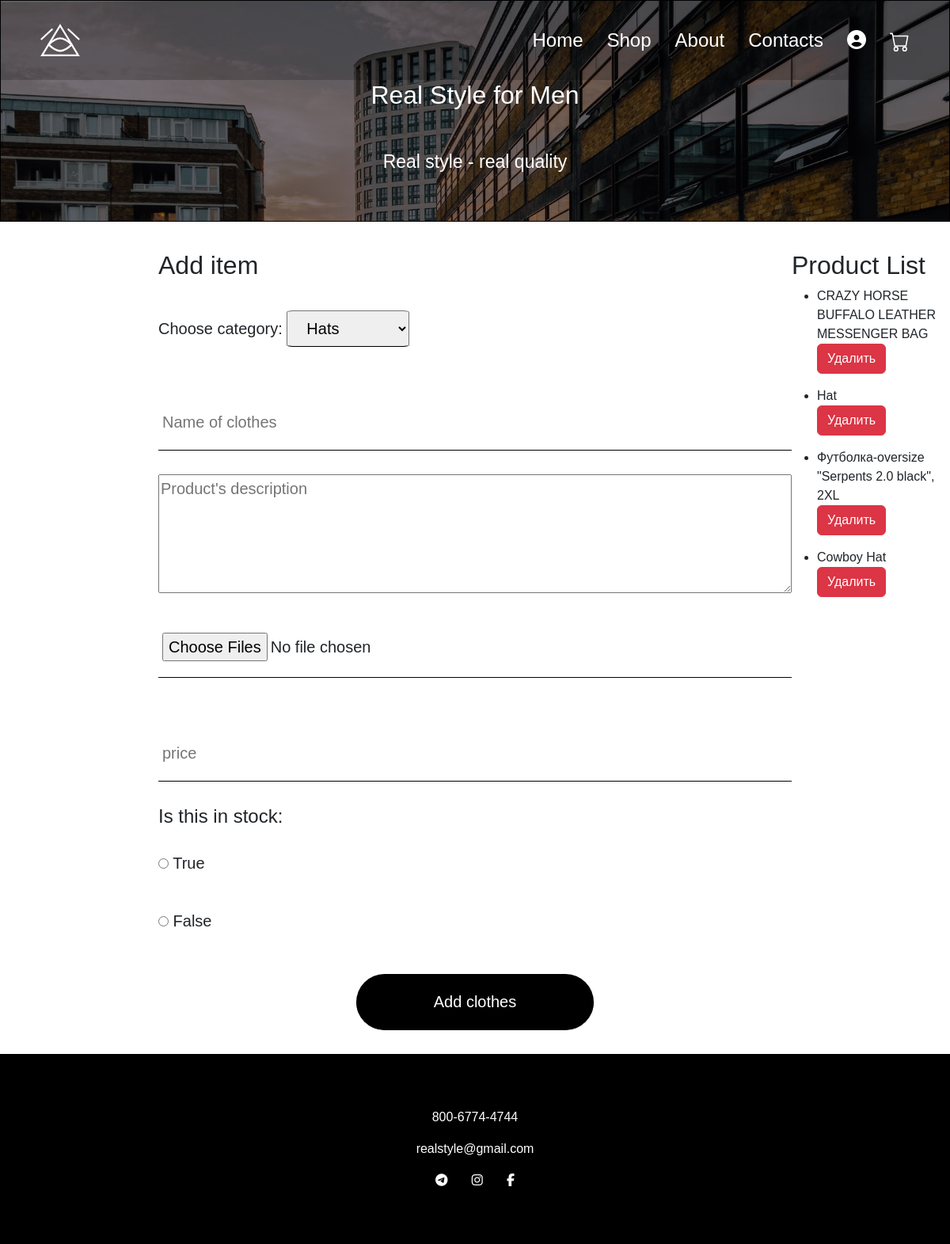
Before: /add_items with the older database file.
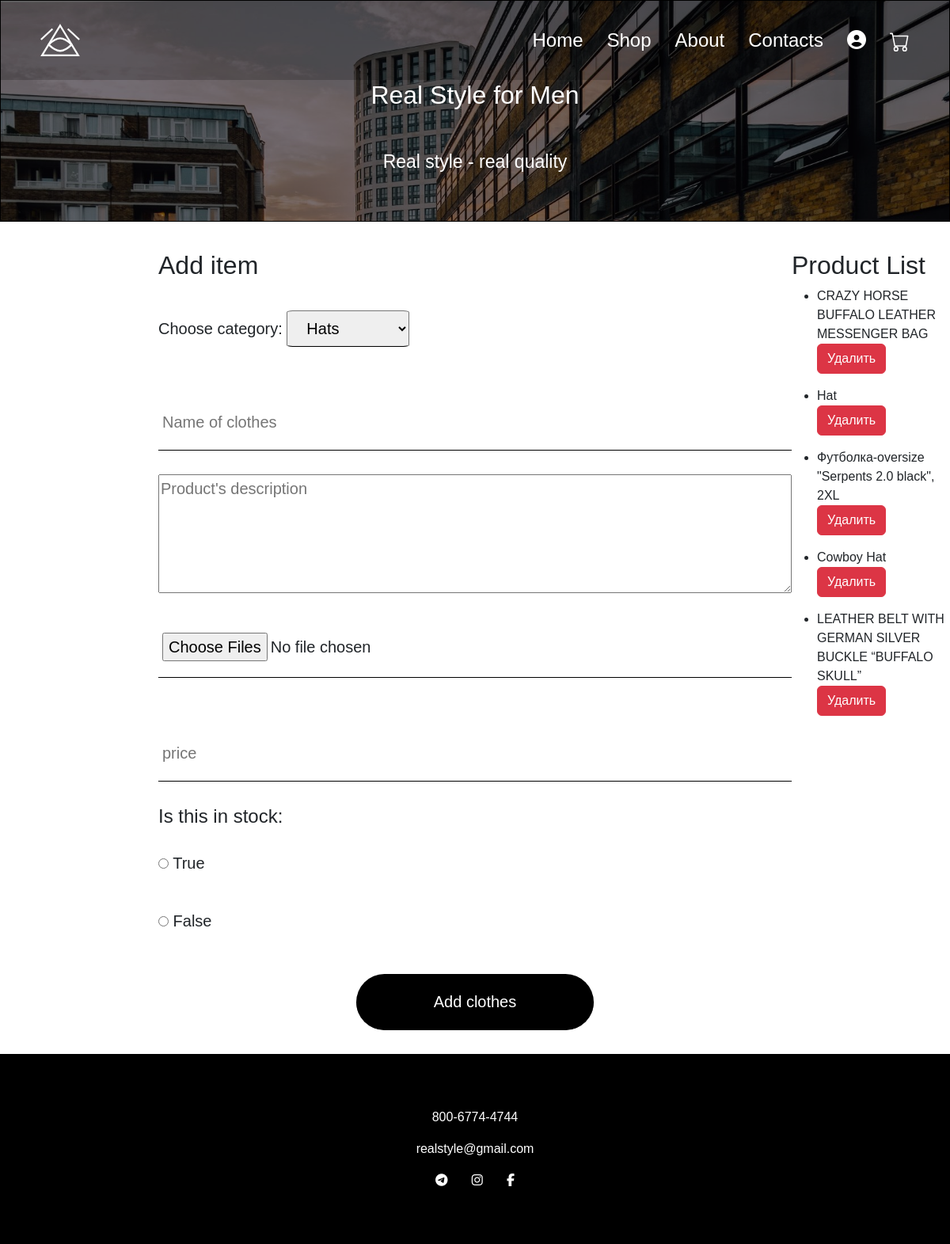
After: the same page with the newer database file.
### app.py (models this page shows)
class Product(db.Model):
    id = db.Column(db.Integer, primary_key=True)
    title = db.Column(db.String(100), nullable=False)
    description = db.Column(db.String(2000), nullable=False)
    item_image_path = db.Column(db.String(255), nullable=False)
    price = db.Column(db.Float, nullable=False)
    in_stock = db.Column(db.String(100), default=True) # Boolean
    category_id = db.Column(db.Integer, db.ForeignKey('category.id'), nullable=False)#, primary_key=True)

### app.py (the view, shortened to what this page needs)
@app.route("/add_items", methods=['POST', 'GET'])
def add_items():
    if request.method == 'GET':
        categories = Category.query.all()
        products = Product.query.all()
        return render_template("/add_items.html", categories=categories, products=products)
    return render_template("/add_items.html")

### templates/add_items.html (shortened to what this page needs)
{% extends 'base.html' %}
{% block style %}
	<link rel="stylesheet" href="https://cdn.jsdelivr.net/npm/bootstrap@5.2.3/dist/css/bootstrap.min.css">
	<link rel="stylesheet" type="text/css" href="../static/css/styleContacts.css">
{% endblock %}
{% block content %}
		<form method="post" id="request" enctype="multipart/form-data">
			<h2>Add item</h2>
			<label>
				Choose category:
				<select name="category">
				{% for category in categories %}
					<option value="{{ category.id }}">{{ category.title }}</option>
				{% else %}
					<option>No category</option>
				{% endfor %}
			</select>
			</label>
			<input type="text" name="title" id="title" placeholder="Name of clothes">
			<textarea placeholder="Product's description" id="description" name="description"></textarea>
			<input type="file" name="item_image" id="item_image" multiple>
		    <input type="number" placeholder="price" id="price" name="price">
		    	<h4>Is this in stock:</h4>
				<label>
					<input type="radio" name="is_in_stock" value="True">
					True
				</label>
    			<label>
    				<input type="radio" name="is_in_stock" value="False">
					False
				</label>
			<input type="submit" value="Add clothes" id="submit">
		</form>
		<div class="">
		{% if products %}
		<h2>Product List</h2>
		{% for product in products %}
			<ul>
				<li>{{ product.title }}</li>
				<form method="post" action="/delete_item">
            		<button type="submit" class="btn btn-danger">Удалить</button>
        		</form>
			</ul>
		{% endfor %}
		{% else %}
			<h2>There are no products</h2>
		{% endif %}
	</div>
{% endblock %}

### templates/base.html (shortened to what this page needs)
<!DOCTYPE html>
<html>
<head>
  <link rel="stylesheet" href="https://cdnjs.cloudflare.com/ajax/libs/animate.css/4.1.1/animate.min.css"/>
  <link rel="stylesheet" type="text/css" href="https://maxcdn.bootstrapcdn.com/font-awesome/4.7.0/css/font-awesome.min.css">
    {% block style %}{% endblock %}
</head>
<body>
	<div class="main_grid">
            <header>
                <nav class="grid_menu">
                    <img src="{{ url_for('static', filename='logo.svg') }}" alt="logo">
                    <div id="HideMenu" class="menu">
                        <a href="{{ url_for('home') }}">Home</a>
                        <a href="{{ url_for('shop') }}">Shop</a>
                        <a href="{{ url_for('about') }}">About</a>
                        <a href="{{ url_for('contacts') }}">Contacts</a>
                         <a href="{{ url_for('cart') }}">
                            <i class='fas fa-user-circle'></i>
                        </a>
                        <a href="{{ url_for('cart') }}">
                        </a>
                    </div>
                </nav>
                <div class="banner" id="header">
                    <h1>Real Style for Men</h1>
                    <p>Real style - real quality</p>
                </div>
            </header>
        {% block content %}{% endblock %}
        <footer>
            <p>800-6774-4744</p>
            <p>realstyle@gmail.com</p>
            <div class="social">
                <a href="#"><i class="fa fa-telegram"></i></a>
                <a href="#"><i class="fa fa-instagram"></i></a>
                <a href="#"><i class="fa fa-facebook"></i></a>
            </div>
        </footer>
    </div>
</body>
</html>

### static/css/styleContacts.css (style rules this page uses)
body { font-size: 1em; font-family: sans-serif; margin: 0; }
.main_grid { display: grid; grid-template-columns: 1fr repeat(2, minmax(auto, 25em)) 1fr; }
header { height: 60vh; border: 1px solid black; background-image: url(../images/bg/contacts_header_back.jpg); box-shadow: inset 0 0 0 1000px rgba(0, 0, 0, 0.5); background-size: cover; background-repeat: no-repeat; color: white; grid-column: 1 / -1; margin-bottom: 3%; }
.grid_menu { height: 100px; display: flex; flex-direction: row; justify-content: space-between; align-items: center; padding: 20px 50px; box-shadow: inset 0 0 0 1000px rgba(0, 0, 0, 0.2); position: sticky; top: 0; }
.grid_menu img { height: 70%; }
.menu { display: flex; flex-direction: row; flex-wrap: wrap; }
.menu a { text-decoration: none; color: white; font-size: 1.5em; margin-left: 30px; }
.banner { flex-grow: 1; display: flex; flex-direction: column; justify-content: center; align-items: center; }
.banner h1 { font-size: 2em; }
.banner p { font-size: 23px; padding: 40px 0px; text-align: center; }
#request { grid-column: 2 / -2; display: flex; flex-direction: column; }
#request input { border: none; border-bottom: 1px solid black; padding: 20px 5px; font-size: 20px; margin: 30px 0px; }
textarea { height: 150px; font-size: 20px; }
label { font-size: 20px; }
select { font-size: 20px; margin: 30px 0px; border-bottom: 1px solid black; padding: 10px 20px; border-radius: 5%; }
#submit { width: 300px; border-radius: 40px; background: black; color: white; align-self: center; }
footer { grid-column: 1 / -1; height: 30vh; background: black; display: flex; flex-direction: column; justify-content: center; align-items: center; color: white; }
footer .social { width: 130px; display: flex; flex-direction: row; justify-content: space-around; }
footer i { color: white; }
@media (max-width: 1200px) { header { height: 35vh; } }

Changed rows visible on the page:
added Product: title "LEATHER BELT WITH GERMAN SILVER BUCKLE “BUFFALO SKULL”"
